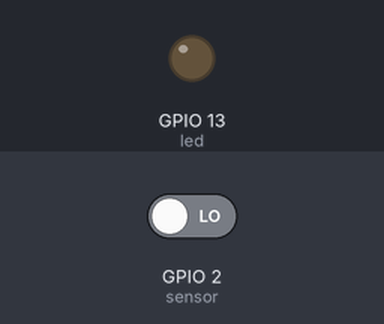
The sketch below on a simulated ESP8266 (NodeMCU). Parts: output pins drawn as LEDs (lit = HIGH). The test bench sets the inputs (shaded band); at power-on: GPIO 2 (sensor) LOW. Uploads are accepted with an empty reply; what the sketch prints to the serial monitor is not drawn.

Above: at 2.7 s.
2.8 s: GPIO 2 (sensor) driven HIGH
At 4.1 s:
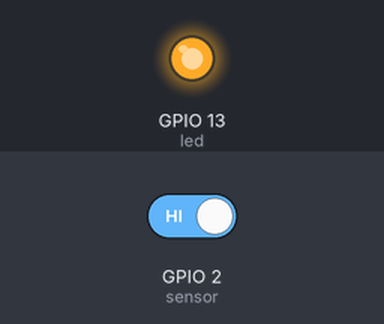
4.4 s: GPIO 2 (sensor) driven LOW
At 6.0 s:
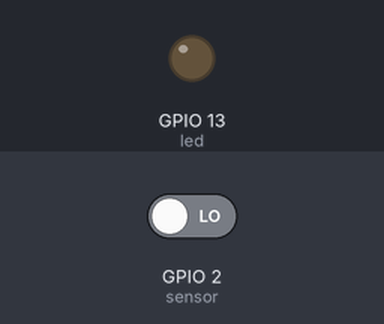
Timing chart, 0 to 7.5 s (numbered marks = the images above; inputs shaded):
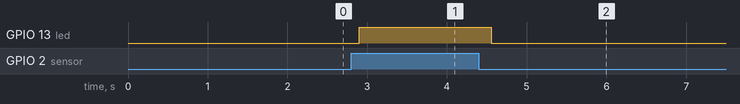

Measured:
- after the input at 2.8 s, GPIO 13 (led): LOW → HIGH after 0.10 s
- after the input at 4.4 s, GPIO 13 (led): HIGH → LOW after 0.15 s

The sketch:

simple_POST_Custom.ino
```cpp
#include <Arduino.h>

#include <ESP8266WiFi.h>
#include <ESP8266WiFiAP.h>
#include <ESP8266WiFiGeneric.h>
#include <ESP8266WiFiMulti.h>
#include <ESP8266WiFiScan.h>
#include <ESP8266WiFiSTA.h>
#include <ESP8266WiFiType.h>
#include <WiFiClient.h>
#include <WiFiClientSecure.h>
#include <WiFiServer.h>
#include <WiFiUdp.h>

/* RestClient simple GET request
 *
 * by Fabiano França (fabianofranca)
 */

#include "RestClient.h"

RestClient client = RestClient("ajaysskumar-001-site1.etempurl.com");

int led = 13;                // the pin that the LED is atteched to
int sensor = 2;              // the pin that the sensor is atteched to
int state = LOW;             // by default, no motion detected
int val = 0;
float analogVal = 0;
int motion =0;

//Setup
void setup() {
  Serial.begin(115200);

  pinMode(led, OUTPUT);      // initalize LED as an output
  pinMode(sensor, INPUT);    // initialize sensor as an input

  Serial.println("connect to WiFi network");
  client.begin("APEX", "apex-wifi");
  Serial.println("Setup!");
}

String response;
void loop() {

  val = digitalRead(sensor);  // read sensor value
  //analogVal = analogRead(sensor);
  analogVal = 1023;
  if (val == HIGH) {           // check if the sensor is HIGH
    digitalWrite(led, HIGH);// turn LED ON
    motion=1;
    postData();
    delay(100);                // delay 100 milliseconds

    if (state == LOW) {
      Serial.println("Motion detected!");
      state = HIGH;       // update variable state to HIGH
    }
  }
  else {

    digitalWrite(led, LOW); // turn LED OFF
    //motion=0;
    //postData();
    delay(200);             // delay 200 milliseconds

    if (state == HIGH) {

      Serial.println("Motion stopped!");
      state = LOW;       // update variable state to LOW
    }
  }
}

void postData(){
    //String postData = "MotionValue="+String(motion)+"&MotionTime="+String(analogVal);

  String url = "/api/motionsensor?MotionValue="+String(motion)+"&MotionTime="+String(analogVal);

 //client.setHeader("Content-Type: application/x-www-form-urlencoded");

  response = "";
  int statusCode = client.post(url.c_str(), "", &response);
  //Serial.print("Data posted: ");
  //Serial.println(postData.c_str());
  Serial.print("Status code from server: ");
  Serial.println(statusCode);
  Serial.print("Response body from server: ");
  Serial.println(response);
  //delay(10000);
  }
```
